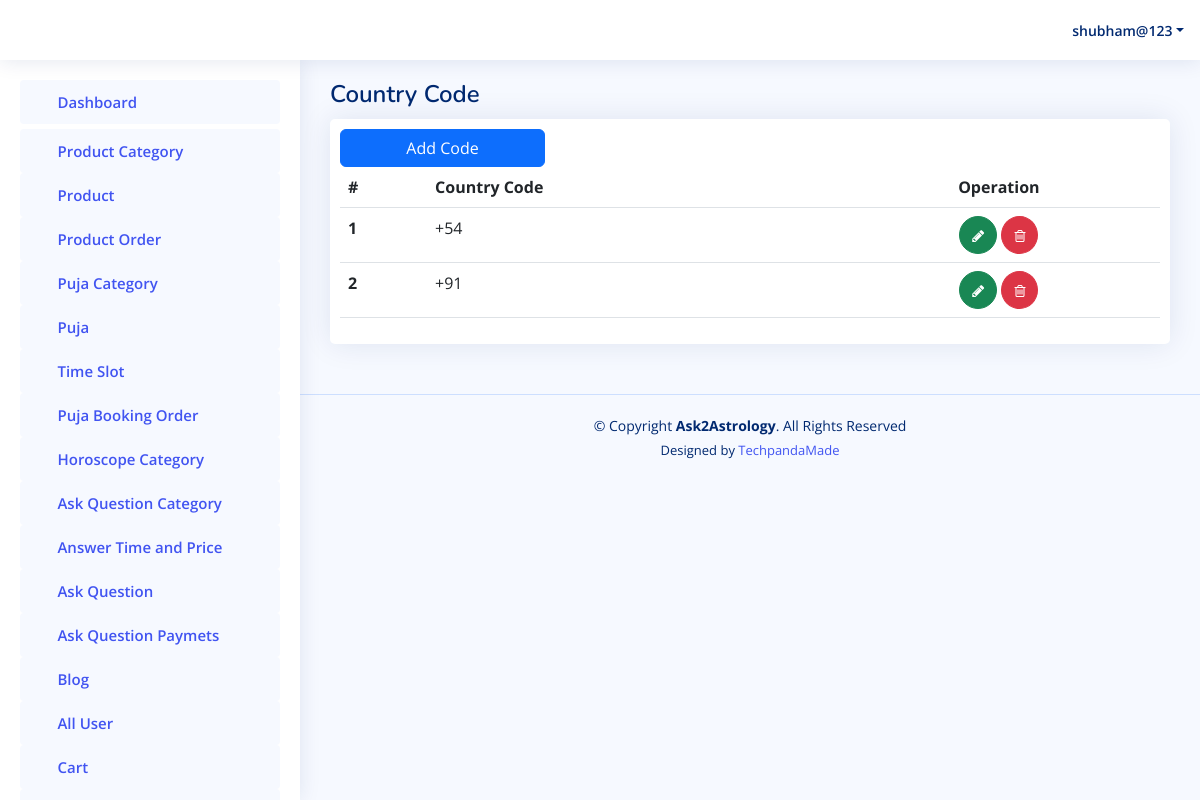
Page /admin-panel/getcountrycode/ (signed in) on the committed database.
### accounts/models.py (models this page shows, shortened)
class User(AbstractUser):
    is_user = models.BooleanField(default=False)
    contactno = models.CharField(max_length=12, null=True)
    profilepicture = models.ImageField(upload_to=filepath, blank=True, null=True)
    gender = models.CharField(max_length=12, null=True)
    language = models.CharField(max_length=50, null=True)
    dateofbirth = models.CharField(max_length=20, null=True)
    marital_status = models.CharField(max_length=50, null=True)
    timeofbirth = models.CharField(max_length=20, null=True)
    placeofbirth = models.CharField(max_length=100, null=True)
    currentaddress = models.CharField(max_length=300, null=True)
    mobileno = models.CharField(max_length=300, null=True)
    countrycode = models.CharField(max_length=50, null=True)
    houseno = models.CharField(max_length=300, null=True)
    area = models.CharField(max_length=300, null=True)
    landmark = models.CharField(max_length=300, null=True)
    pincode = models.CharField(max_length=300, null=True)
    towncity = models.CharField(max_length=300, null=True)
    state = models.CharField(max_length=300, null=True)

class CountryCode(models.Model):
    code = models.CharField(max_length=200, null=True)

### adminapp/views.py (the view)
# urls.py: path('getcountrycode/',views.GetAllCountryCode),
def GetAllCountryCode(request):
    code = CountryCode.objects.all().order_by('-id')
    return render(request, "admintemp/getcountrycode.html", {'code':code})

### templates/admintemp/getcountrycode.html (shortened to what this page needs)
{% extends 'admintemp/index.html' %}
{% load static %}
  {% block content %}
  <main id="main" class="main">
   <div class="pagetitle">
      <h1>Country Code</h1>
    </div>
    <section class="section">
      <div class="row">
        <div class="col-lg-12">
          <div class="card">
            <div class="card-body" style="padding:10px;">
              <a href="/admin-panel/addcountrycode/"><button type="submit" class="btn btn-primary col-md-3">Add Code</button></a>
              <table class="table">
                <thead>
                  <tr>
                    <th scope="col">#</th>
                    <th scope="col">Country Code</th>
                    <th scope="col" style="text-align: center;">Operation</th>
                  </tr>
                </thead>
                <tbody>
                  {% for ky in code %}
                  <tr>
                    <th scope="row">{{forloop.counter}}</th>
                    <td>{{ ky.code }}</td>
                    <td style="text-align: center;">
                      <a class="btn btn-success" style="border-radius:50%;" href="{% url 'update_code' id=ky.id %}"> <i class="fa fa-pencil" style="font-size: 14px;"> </i> </a>
                      <label for="confirmation-checkbox"><span class="btn btn-danger" style="border-radius:50%;" ><i class="fa fa-trash-o" style="font-size: 14px;"></i></span></label>
                    </td>
                    </tr>
                  {% endfor %}
                </tbody>
              </table>
            </div>
          </div>
      </div>
    </section>
  </main>
  {% endblock content %}

### templates/admintemp/index.html (shortened to what this page needs)
{% load static %}
<!DOCTYPE html>
<html lang="en">
<head>
  <link rel="stylesheet" href="https://cdnjs.cloudflare.com/ajax/libs/font-awesome/4.7.0/css/font-awesome.min.css">
  <link href="{% static 'assets2/vendor/bootstrap/css/bootstrap.min.css' %}" rel="stylesheet">
  <link href="{% static 'assets2/vendor/bootstrap-icons/bootstrap-icons.css' %}" rel="stylesheet">
  <link href="{% static 'assets2/vendor/boxicons/css/boxicons.min.css' %}" rel="stylesheet">
  <link href="{% static 'assets2/vendor/quill/quill.snow.css' %}" rel="stylesheet">
  <link href="{% static 'assets2/vendor/quill/quill.bubble.css' %}" rel="stylesheet">
  <link href="{% static 'assets2/vendor/remixicon/remixicon.css' %}" rel="stylesheet">
  <link href="{% static 'assets2/vendor/simple-datatables/style.css' %}" rel="stylesheet">
  <link href="{% static 'assets2/css/style.css' %}" rel="stylesheet">
</head>
<body>
  <header id="header" class="header fixed-top d-flex align-items-center">
    <div class="d-flex align-items-center justify-content-between">
      <i class="bi bi-list toggle-sidebar-btn"></i>
    </div>
    <nav class="header-nav ms-auto">
      <ul class="d-flex align-items-center">
        <li class="nav-item dropdown pe-3">
          <a class="nav-link nav-profile d-flex align-items-center pe-0" href="#" data-bs-toggle="dropdown">
            <span class="d-none d-md-block dropdown-toggle ps-2">{{ request.user.username }}</span>
          </a>
        </li>
      </ul>
    </nav>
  </header>
  <aside id="sidebar" class="sidebar">
    <ul class="sidebar-nav" id="sidebar-nav">
      <li class="nav-item">
        <a class="nav-link " href="/admin-panel/index/">
          <i class="bi bi-grid"></i>
          <span>Dashboard</span>
        </a>
      </li>
          <li>
            <a class="nav-link " href="/admin-panel/getcategory/">
              <i class="bi bi-menu-button-wide"></i><span>Product Category</span>
            </a>
          </li>
          <li>
            <a class="nav-link " href="/admin-panel/getproducts/">
              <i class="bi bi-menu-button-wide"></i><span>Product</span>
            </a>
          </li>
          <li>
            <a class="nav-link " href="/admin-panel/getproductorder/">
              <i class="bi bi-menu-button-wide"></i><span>Product Order</span>
            </a>
          </li>
          <li>
            <a class="nav-link " href="/admin-panel/getpujacategory/">
              <i class="bi bi-menu-button-wide"></i><span>Puja Category</span>
            </a>
          </li>
          <li>
            <a class="nav-link " href="/admin-panel/getpuja/">
              <i class="bi bi-menu-button-wide"></i><span>Puja</span>
            </a>
          </li>
          <li>
            <a class="nav-link " href="/admin-panel/getslottime/">
              <i class="bi bi-menu-button-wide"></i><span>Time Slot</span>
            </a>
          </li>
          <li>
            <a class="nav-link " href="/admin-panel/getpoojaslot/">
              <i class="bi bi-menu-button-wide"></i><span>Puja Booking Order</span>
            </a>
          </li>
          <li>
            <a class="nav-link " href="/admin-panel/gethoroscopcate/">
              <i class="bi bi-menu-button-wide"></i><span>Horoscope Category</span>
            </a>
          </li>
          <li>
            <a class="nav-link " href="/admin-panel/getfaqcategory/">
              <i class="bi bi-menu-button-wide"></i><span>Ask Question Category</span>
            </a>
          </li>
          <li>
            <a class="nav-link " href="/admin-panel/getfaqasktime/">
              <i class="bi bi-menu-button-wide"></i><span>Answer Time and Price</span>
            </a>
          </li>
          <li>
            <a class="nav-link " href="/admin-panel/getfaq/">
              <i class="bi bi-menu-button-wide"></i><span>Ask Question</span>
            </a>
          </li>
          <li>
            <a class="nav-link " href="/admin-panel/getaskquetionhis/">
              <i class="bi bi-menu-button-wide"></i><span>Ask Question Paymets</span>
            </a>
          </li>
          <li>
            <a class="nav-link " href="/admin-panel/getblog/">
              <i class="bi bi-menu-button-wide"></i><span>Blog</span>
            </a>
          </li>
           <li>
            <a class="nav-link " href="/admin-panel/getusers/">
              <i class="bi bi-menu-button-wide"></i><span>All User</span>
            </a>
          </li>
          <li>
            <a class="nav-link " href="/admin-panel/allcarts/">
              <i class="bi bi-menu-button-wide"></i><span>Cart</span>
            </a>
          </li>
          <li>
            <a class="nav-link " href="/admin-panel/allpujacarts/">
            </a>
          </li>
    </ul>
  </aside>
  {% block content %}{% endblock content %}
  <footer id="footer" class="footer">
    <div class="copyright">
      &copy; Copyright <strong><span>Ask2Astrology</span></strong>. All Rights Reserved
    </div>
    <div class="credits">
      Designed by <a href="https://techpanda.asia/">TechpandaMade</a>
    </div>
  </footer>
</body>
</html>

### static/assets2/css/style.css (style rules this page uses)
:root { scroll-behavior: smooth; }
body { font-family: "Open Sans", sans-serif; background: #f6f9ff; color: #444444; }
a { color: #4154f1; text-decoration: none; }
h1, h2, h3, h4, h5, h6 { font-family: "Nunito", sans-serif; }
#main { margin-top: 60px; padding: 20px 30px; transition: all 0.3s; }
.pagetitle { margin-bottom: 10px; }
.pagetitle h1 { font-size: 24px; margin-bottom: 0; font-weight: 600; color: #012970; }
.card { margin-bottom: 30px; border: none; border-radius: 5px; box-shadow: 0px 0 30px rgba(1, 41, 112, 0.1); }
.card-body { padding: 0 20px 20px 2 0px; }
.header { transition: all 0.5s; z-index: 997; height: 60px; box-shadow: 0px 2px 20px rgba(1, 41, 112, 0.1); background-color: #fff; padding-left: 20px; }
.header .toggle-sidebar-btn { font-size: 32px; padding-left: 10px; cursor: pointer; color: #012970; }
.header-nav ul { list-style: none; }
.header-nav>ul { margin: 0; padding: 0; }
.header-nav .nav-profile { color: #012970; }
.header-nav .nav-profile span { font-size: 14px; font-weight: 600; }
.sidebar { position: fixed; top: 60px; left: 0; bottom: 0; width: 300px; z-index: 996; transition: all 0.3s; padding: 20px; overflow-y: auto; scrollbar-width: thin; scrollbar-color: #aab7cf transparent; box-shadow: 0px 0px 20px rgba(1, 41, 112, 0.1); background-color: #fff; }
@media (min-width: 1200px) { #main, #footer { margin-left: 300px; } }
.sidebar-nav { padding: 0; margin: 0; list-style: none; }
.sidebar-nav li { padding: 0; margin: 0; list-style: none; }
.sidebar-nav .nav-item { margin-bottom: 5px; }
.sidebar-nav .nav-link { display: flex; align-items: center; font-size: 15px; font-weight: 600; color: #4154f1; transition: 0.3; background: #f6f9ff; padding: 10px 15px; border-radius: 4px; }
.sidebar-nav .nav-link i { font-size: 16px; margin-right: 10px; color: #4154f1; }
.footer { padding: 20px 0; font-size: 14px; transition: all 0.3s; border-top: 1px solid #cddfff; }
.footer .copyright { text-align: center; color: #012970; }
.footer .credits { padding-top: 5px; text-align: center; font-size: 13px; color: #012970; }

### rows in the picture
User: user.username "shubham@123"
CountryCode: code "+54"
CountryCode: code "+91"
